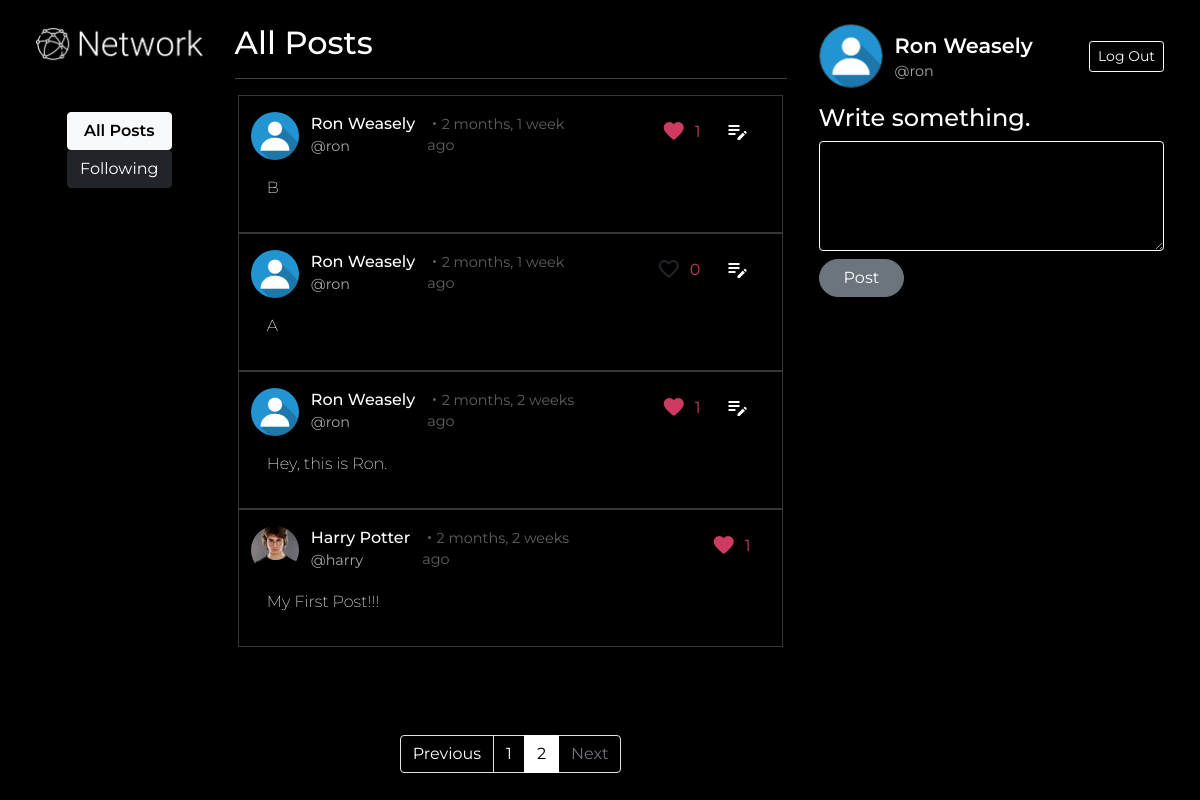
The page /?page=2 (signed in) on the database its author committed.
### network/models.py (models this page shows, shortened)
class Post(models.Model):
    creator = models.ForeignKey(User, on_delete=models.CASCADE, related_name="posts")
    content = models.CharField(max_length=255)
    timestamp = models.DateTimeField(auto_now_add=True)
    def liked_users(self):
        return [x[0] for x in self.likes.values_list("user_id")]

class User(AbstractUser):
    pass

class Profile(models.Model):
    user = models.OneToOneField(User, on_delete=models.CASCADE)
    profile_pic = models.ImageField(upload_to="profile_pics", blank=True)
    timestamp = models.DateField(auto_now_add=True)

### network/views.py (the view)
# urls.py: path("", views.index, name="index"),
@login_required(login_url="login")
def index(request):
    if request.method == "POST":
        creator = request.user
        content = request.POST["content"]
        post = Post(creator=creator, content=content)
        post.save()
        return HttpResponseRedirect(reverse("index"))
    posts = list(reversed(Post.objects.all()))
    paginator = Paginator(posts, 10)
    page_number = request.GET.get('page')
    page_obj = paginator.get_page(page_number)
    print(page_obj[0].liked_users())
    return render(request, "network/index.html", {
        "posts": page_obj
    })

### network/templates/network/index.html (shortened to what this page needs)
{% extends "network/layout.html" %}
{% load static %}
{% load humanize %}
{% block nav %}
    <a style="font-weight: 600;" class="btn btn-light" href="{% url 'index' %}">All Posts</a>
    <a class="btn btn-dark" href="{% url 'following' %}">Following</a>
{% endblock %}
{% block body %}
    <div class="col-6 ms-2 me-2">
        <h2>All Posts</h2>
        <hr>
        <div class="post-list">
            {% for post in posts %}
                <div class="row posts">
                    <div class="row">
                        <div class="col-auto">
                            {% if post.creator.profile.profile_pic.url != None %}
                                <img class="profile-pic-post" src="{{ post.creator.profile.profile_pic.url }}" alt="Profile Picture">
                            {% else %}
                                <img class="profile-pic-post" src="{% static 'network/media/default-profile-picture.jpg' %}" alt="Profile Picture">
                            {% endif %}
                        </div>
                        <div class="col-auto">
                            <div class="row profile-name-post">
                                {{ post.creator.first_name }}
                                {{ post.creator.last_name }}
                            </div>
                            <div class="row">
                                <a class="profile-username-post" href="{% url 'profile' id=post.creator.pk %}">@{{ post.creator.username }}</a>
                            </div>
                        </div>
                        <div class="col time">
                            ・{{ post.timestamp|naturaltime }}
                        </div>
                        <div class="col d-grid gap-2 d-md-flex justify-content-md-end pe-0" id="toolbar-buttons">
                            {% if request.user.pk in post.liked_users %}
                                <button class="material-icons-round btn btn-bg-transparent p-0 like-button" id="like-button" data-post-id="{{ post.pk }}">
                                </button>
                            {% else %}
                                <button class="material-icons-round btn btn-bg-transparent p-0 unlike-button" id="like-button" data-post-id="{{ post.pk }}">
                                </button>
                            {% endif %}
                            <span class="like-count" id="like-count-{{ post.pk }}">{{ post.likes.count }}</span>
                            {% if request.user == post.creator %}
                                <button class="material-icons btn btn-bg-transparent pt-0 pb-0 p-2 edit-button" id="edit-button" data-post-id="{{ post.pk }}">
                                </button>
                            {% endif %}
                        </div>
                    </div>
                    <div class="row content-post" id="content-{{ post.pk }}">
                        {{ post.content }}
                    </div>
                </div>
            {% endfor %}
        </div>
        <nav class="nav justify-content-center">
            <ul class="pagination m-0 mt-3">
                {% if posts.has_previous %}
                    <li class="page-item">
                        <a class="page-link" href="?page={{ posts.previous_page_number }}" tabindex="-1">Previous</a>
                    </li>
                {% else %}
                    <li class="page-item disabled">
                        <a class="page-link" href="#" tabindex="-1" aria-disabled="true">Previous</a>
                    </li>
                {% endif %}
                {% for i in posts.paginator.page_range %}
                    {% if posts.number == i %}
                        <li class="page-item active" aria-current="page">
                            <a class="page-link" href="?page={{ i }}">{{ i }}</a>
                        </li>
                    {% elif i > posts.number|add:'-3' and i < posts.number|add:'3' %}
                        <li class="page-item">
                            <a class="page-link" href="?page={{ i }}">{{ i }}</a>
                        </li>
                    {% endif %}
                {% endfor %}
                {% if posts.has_next %}
                    <li class="page-item">
                        <a class="page-link" href="?page={{ posts.next_page_number }}">Next</a>
                    </li>
                {% else %}
                    <li class="page-item disabled   ">
                        <a class="page-link" href="#">Next</a>
                    </li>
                {% endif %}
            </ul>
        </nav>
    </div>
    <div class="col">
        <div class="row justify-content-end align-items-center">
            <div class="col-auto">
                {% if user.profile.profile_pic.url != None %}
                    <img class="profile-pic" src="{{ user.profile.profile_pic.url }}" alt="Profile Picture">
                {% else %}
                    <img class="profile-pic" src="{% static 'network/media/default-profile-picture.jpg' %}" alt="Profile Picture">
                {% endif %}
            </div>
            <div class="col-auto">
                <div class="row profile-name">
                    {{ request.user.first_name }}
                    {{ request.user.last_name }}
                </div>
                <div class="row">
                    <a class="profile-username" href="{% url 'profile' id=user.pk %}">@{{ request.user.username }}</a>
                </div>
            </div>
            <div style="text-align: end;" class="col">
                <a class="btn btn-sm btn-outline-light ms-3" href="{% url 'logout' %}">Log Out</a>
            </div>
        </div>
        <div class="row mt-3">
            <h4>Write something.</h4>
            <form class="new-post" action="{% url 'index' %}" method="POST">
                <textarea class="form-control new-post-text" rows="4" name="content" required></textarea>
                <button type="submit" class="btn btn-secondary rounded-pill mt-2 ps-4 pe-4">Post</button>
            </form>
        </div>
    </div>
{% endblock %}

### network/static/network/styles.css (style rules this page uses)
* { margin: 0; padding: 0; box-sizing: border-box; }
body { background-color: black; color: white; font-family: 'Montserrat', sans-serif; }
.profile-pic { height: 4em; width: 4em; object-fit: cover; border-radius: 50%; border: 1px solid rgb(58, 58, 58); }
.profile-name { font-size: 1.3em; font-weight: 600; }
.profile-username { font-size: .9em; color: rgb(167, 167, 167); padding: 0; text-decoration: none; }
.new-post-text { border: 1px solid white; background: transparent; }
.posts { border: .5px solid rgb(54, 54, 54); padding: 1em 0; margin: 0 .2em; }
.profile-pic-post { height: 3em; width: 3em; object-fit: cover; border-radius: 50%; }
.profile-name-post { font-size: 1em; font-weight: 500; }
.profile-username-post { font-size: .9em; color: rgb(167, 167, 167); padding: 0; text-decoration: none; }
.content-post { margin: 1em; font-weight: 200; }
.post-list { height: 78vh; overflow-x: hidden; overflow-y: auto; }
.time { font-size: .9em; color: rgb(95, 95, 95); margin-top: 0.1em; }
.page-link { background-color: black; color: white; }
.pagination > .disabled > .page-link { background-color: black; }
.pagination > .active > .page-link { border-color: white; color: black; background-color: white; }
.like-button { height: fit-content; font-size: 1.5em; color: #CE3A60; }
.unlike-button { height: fit-content; font-size: 1.5em; }
.edit-button { height: fit-content; font-size: 1.5em; color: white; }
.like-count { margin-top: .5em; margin-right: .5em; color: #CE3A60; }

### rows shown on the page
Post: creator.first_name "Ron", creator.last_name "Weasely", creator.username "ron", timestamp "2 months, 1 week ago", likes.count "1", content "B"
Post: creator.first_name "Ron", creator.last_name "Weasely", creator.username "ron", timestamp "2 months, 1 week ago", likes.count "0", content "A"
Post: creator.first_name "Ron", creator.last_name "Weasely", creator.username "ron", timestamp "2 months, 2 weeks ago", likes.count "1", content "Hey, this is Ron."
Post: creator.profile.profile_pic (picture), creator.first_name "Harry", creator.last_name "Potter", creator.username "harry", timestamp "2 months, 2 weeks ago", likes.count "1", content "My First Post!!!"
User: user.first_name "Ron", user.last_name "Weasely", user.username "ron"

### other values the page prints
{{ i }} "1"
{{ i }} "2"
